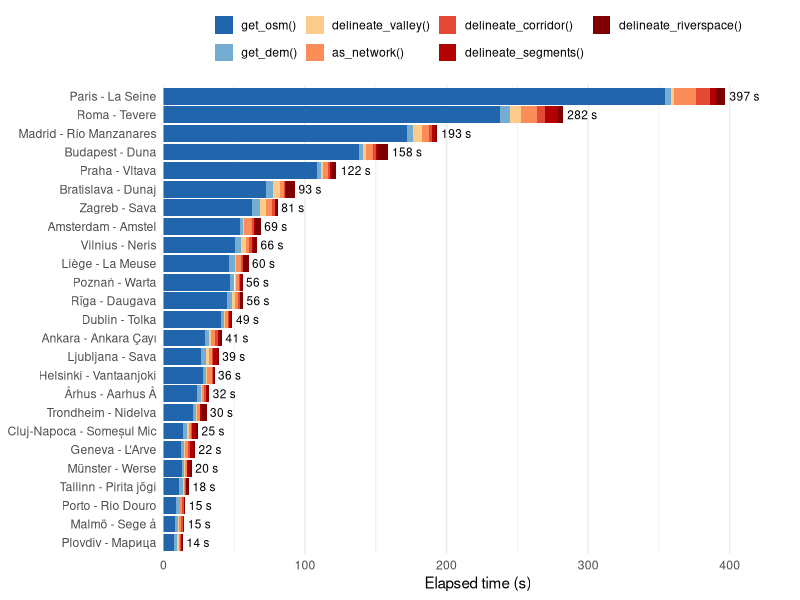

Write the R code that produced this figure.
## ---- chunk 1
knitr::opts_chunk$set(
  collapse  = TRUE,
  comment   = "#>",
  message   = FALSE,
  warning   = FALSE,
  fig.width = 7,
  fig.height = 8,
  eval = requireNamespace("ggplot2", quietly = TRUE)
)
## ---- chunk 2
library(dplyr)
library(ggplot2)

# Load and prepare data
raw <- read.csv("../benchmark/output/timings.csv", stringsAsFactors = FALSE) |>
  mutate(case = paste0(city_name, " - ", river_name))

# Define pipeline steps
io_steps <- c("get_osm", "get_dem")
compute_steps <- c("delineate_valley", "as_network", "delineate_corridor",
                   "delineate_segments", "delineate_riverspace")
all_steps <- c(io_steps, compute_steps)

# Define display labels for steps
step_labels <- c(
  get_osm              = "get_osm()",
  get_dem              = "get_dem()",
  delineate_valley     = "delineate_valley()",
  as_network           = "as_network()",
  delineate_corridor   = "delineate_corridor()",
  delineate_segments   = "delineate_segments()",
  delineate_riverspace = "delineate_riverspace()"
)

# Define colours: blues for I/O steps, warm tones for computation
step_colours <- c(
  "get_osm()"              = "#2166AC",
  "get_dem()"              = "#74ADD1",
  "delineate_valley()"     = "#FDCC8A",
  "as_network()"           = "#FC8D59",
  "delineate_corridor()"   = "#E34A33",
  "delineate_segments()"   = "#B30000",
  "delineate_riverspace()" = "#7F0000"
)

# Prepare data for plotting
case_order <- raw |>
  filter(step == "total", status == "success") |>
  arrange(elapsed_s) |>
  pull(case)

bar_data <- raw |>
  filter(case %in% case_order, step %in% all_steps, status == "success") |>
  mutate(
    step_label = factor(step_labels[step], levels = step_labels[all_steps]),
    case = factor(case, levels = case_order)
  )

case_totals <- bar_data |>
  group_by(case) |>
  summarise(total = sum(elapsed_s), .groups = "drop")
## ---- chunk 3
ggplot(bar_data, aes(x = elapsed_s, y = case, fill = step_label)) +
  geom_bar(stat = "identity", position = position_stack(reverse = TRUE)) +
  geom_text(
    data = case_totals,
    aes(x = total, y = case, label = paste0(round(total), " s")),
    inherit.aes = FALSE,
    hjust = -0.15,
    size  = 3
  ) +
  scale_x_continuous(expand = expansion(mult = c(0, 0.12))) +
  scale_fill_manual(values = step_colours,
                    guide  = guide_legend(nrow = 2)) +
  labs(x = "Elapsed time (s)", y = NULL, fill = NULL) +
  theme_minimal(base_size = 11) +
  theme(
    legend.position    = "top",
    legend.key.size    = unit(0.5, "cm"),
    panel.grid.major.y = element_blank()
  )
